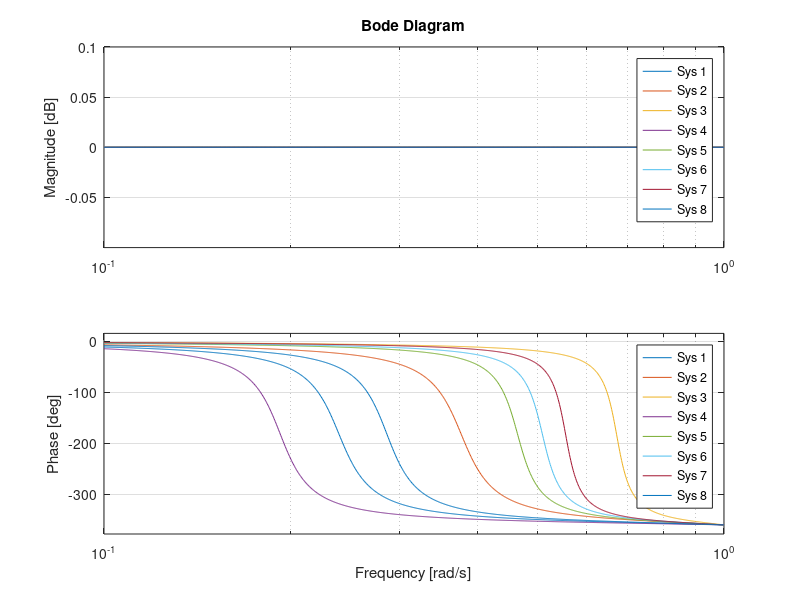
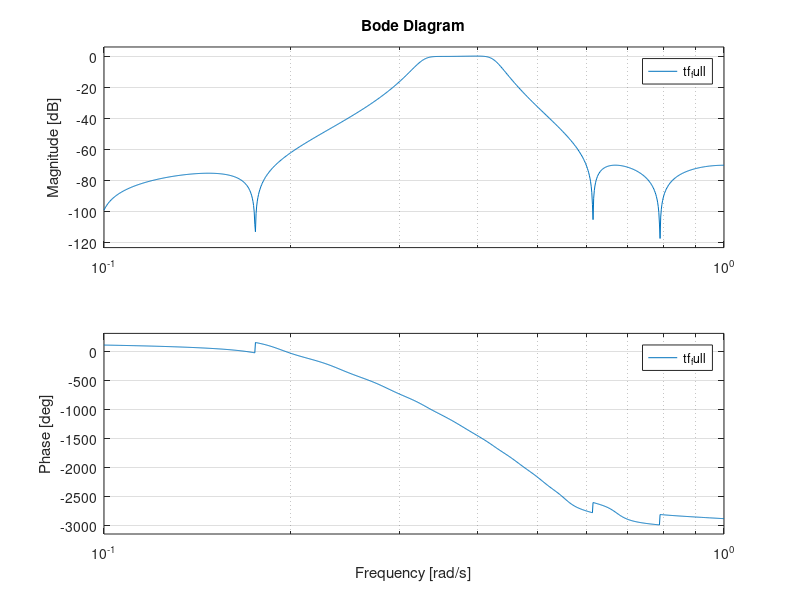
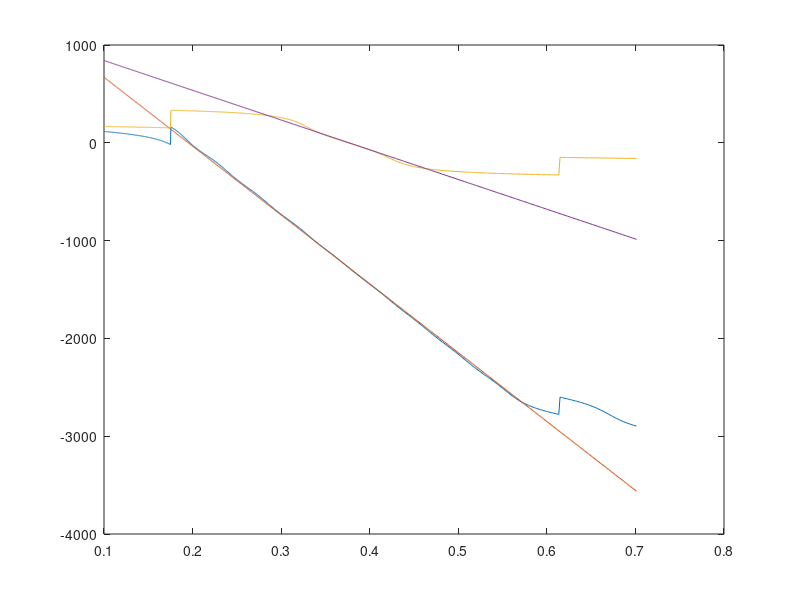
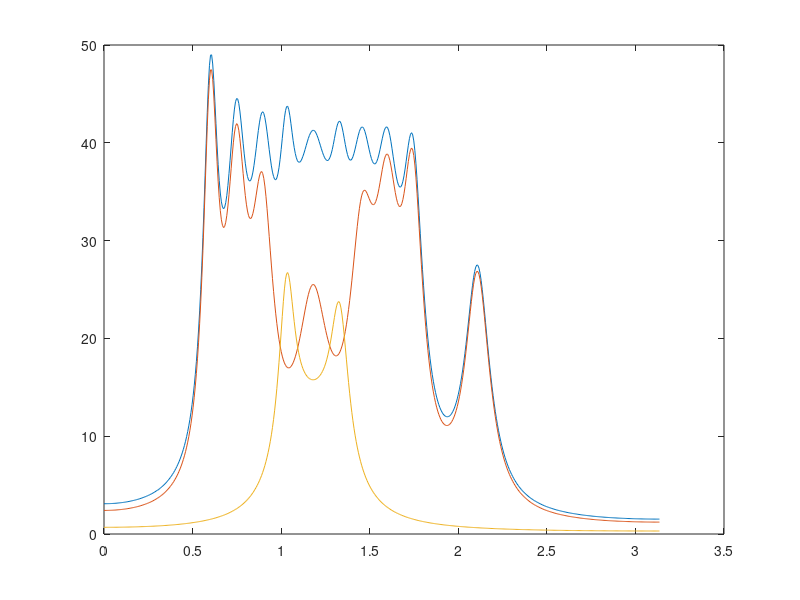

Recreate these plots in MATLAB, in order.
clear all
close all
pkg('load', 'optim');
pkg('load', 'control');
pkg('load', 'signal');

function [k, d] = wlinfit(x, y, err_weights)
    w = err_weights;
    n1 = size(x)
    n2 = size(y)
    n3 = size(w)

    xmw = sum(x.*w)/sum(w)
    ymw = sum(y.*w)/sum(w)
    k = sum(w.*(x - xmw).*(y - ymw)) / sum(((x - xmw).^2).*w)
    d = ymw - k*xmw;
endfunction

function h_z = r_th_to_tf(r, theta)
    a1 = 2*r/theta;
    b1 = 1/(theta*theta);
    num = [b1   -a1    1];
    den = [b1    a1    1];
    h_z = tf(num, den);
endfunction

function h_z = r_th_to_tf_d(r, theta)
    %s = tf('s')
    %z = c2d(1/s, pi)
    r
    theta
    z = 1/tf('z', pi);
    a = r*exp(1i * theta)
    ac = conj(a);
    b = real(a*ac)
    d = real(a + ac)
    h_z = (b - d*z + z*z)/(1 - d*z + b*z*z);
endfunction

function h_z = r_th_to_tf_d2(r, theta)
    z = 1/tf('z', pi);
    c = -r;
    d = theta;

    h_z = (-c + d*(1-c)*z + z*z)/(1 + d*(1-c)*z - c*z*z);
endfunction


%[num,den] = cheby2(4,70,[0.2, 0.6],'bandpass')
num = [0.0015   -0.0020    0.0002   -0.0009    0.0028   -0.0009    0.0002   -0.0020    0.0015]
den = [1.0000   -2.7355    5.9780   -7.8335    8.5654   -6.3463    3.9239   -1.4513    0.4299]
tf_pre = tf(num, den, pi)

opt = [
   0.934825074177714
   0.748334874367858
   0.898605486800098
   1.179631222732106
   0.919803892518518
   2.108363375240131
   0.949796054526712
   0.601847007950805
   0.916424844958521
   1.457504097407279
   0.921033968941218
   1.599031660237680
   0.932494495438512
   1.743461823816426
   0.927464126011597
   0.894884439811099
]';
rs = [];
thetas = [];
for i = 1:numel(opt)
    if (rem (i, 2) == 1) 
        rs(end+1) = opt(i);
    else 
        thetas(end+1) = opt(i);
    endif
endfor

rs
thetas

figure 1
tf_ap_chain = 1;
tf_aps = {};
for i = 1:numel(rs)
    tf_ap = r_th_to_tf_d(rs(i), thetas(i));
    tf_aps{end+1} = tf_ap;
    tf_ap_chain *= tf_ap;
endfor
tf_full = tf_ap_chain * tf_pre;
bode(tf_aps{:})

figure 2
bode(tf_full)
[mag, pha, w] = bode(tf_full);
[mag_pre, pha_pre, w_pre] = bode(tf_pre, w);
err_weights = mag_pre';

startfreq = 0.1
for i = 1:numel(w)
    if (w(i) > startfreq)
        startidx = i;
        break
    endif
endfor

endfreq = 0.7
for i = 1:numel(w)
    if (w(i) > endfreq)
        endidx = i;
        break
    endif
endfor

w_cut = w(startidx:endidx);
pha_cut = pha(startidx:endidx);
[k1, d1] = wlinfit(w, pha', err_weights);
lin = d1 + w_cut * k1;

pha_pre_cut = pha_pre(startidx:endidx);
[k2, d2] = wlinfit(w, pha_pre', err_weights);
lin_pre = d2 + w_cut * k2;

figure 3
plot(w_cut, pha_cut, w_cut, lin, w_cut, pha_pre_cut, w_cut, lin_pre)

figure 4
[num_full, den_full] = tfdata(tf_full, 'v');
[g1, w1] = grpdelay(num_full, den_full);
[num_ap, den_ap] = tfdata(tf_ap_chain, 'v');
[g2, w2] = grpdelay(num_ap, den_ap);
[num_pre, den_pre] = tfdata(tf_pre, 'v');
[g3, w3] = grpdelay(num_pre, den_pre);
plot(w1, g1, w2, g2, w3, g3)

maxgrp = 0;
maxgrp_w = 0;
for i = 1:numel(g3) 
    if (g3(i) > maxgrp)
        maxgrp = g3(i);
        maxgrp_w = w3(i);
    endif
endfor
maxgrp
maxgrp_w
